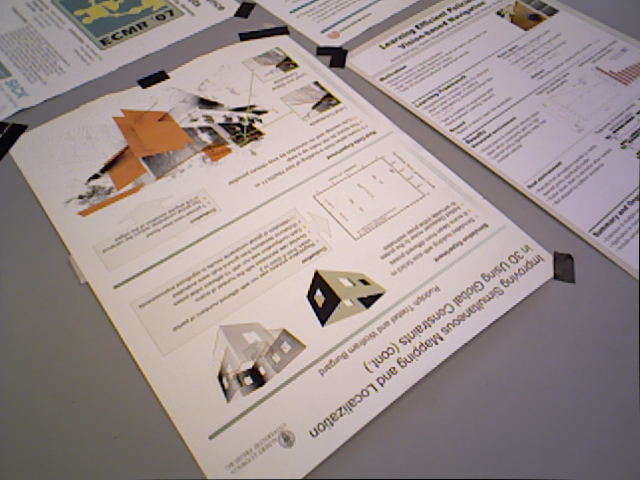
%> input picture ENGN2560/lab03_zhuo_1/data/Problem1/Img1.png, 640 x 480 px
$ octave P1_main.m   (GNU Octave 9; MATLAB toolbox functions it lacks are replaced by stand-ins)
%> lines starting %> are read from the running program, lines starting %| are printed output that depends on the picture
% > ------------------------------------------------------------------------
% > ENGN2560: Computer Vision
% >    Lab03: 3D Reconstruction and Bundle Adjustment
% > Problem1: Reconstruction by Triangulation
% > ------------------------------------------------------------------------
clc; clear all; close all;
% rng(0);

% > Read an image pair
Img1 = imread('data/Problem1/Img1.png');
%> Img1 is the input picture: size 480x640x3 uint8; mean R, G, B 157.2, 145.3, 144
Img2 = imread('data/Problem1/Img2.png');
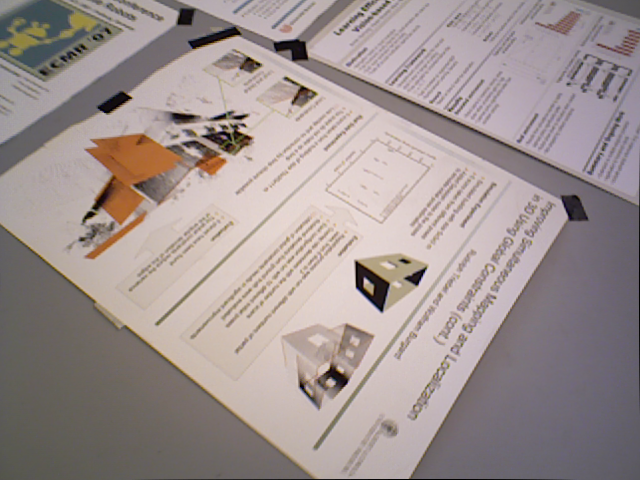
%> input picture ENGN2560/lab03_zhuo_1/data/Problem1/Img2.png, 640 x 480 px
%> Img2 is the input picture: size 480x640x3 uint8; mean R, G, B 158.4, 146.3, 144.8

% > Additional image
Img3 = imread('data/Problem1/Img3.png');
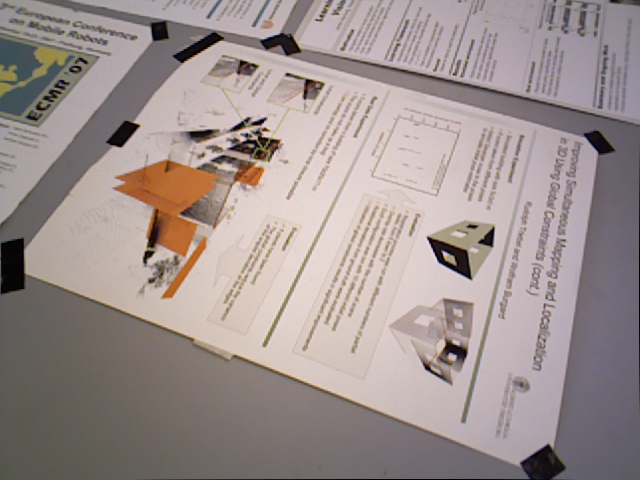
%> input picture ENGN2560/lab03_zhuo_1/data/Problem1/Img3.png, 640 x 480 px
%> Img3 is the input picture: size 480x640x3 uint8; mean R, G, B 157.5, 145.3, 143.4

% > Load camera intrinsic matrix
%> (the run ends here)
